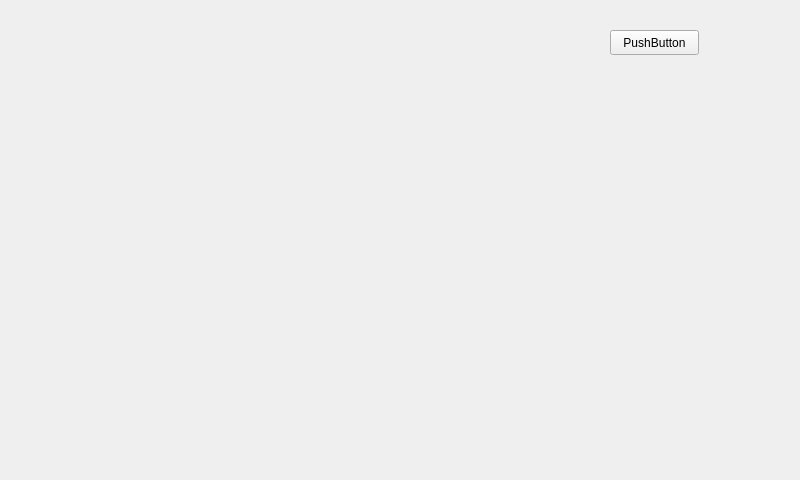
<?xml version="1.0" encoding="UTF-8"?>
<ui version="4.0">
 <class>MainWindow</class>
 <widget class="QMainWindow" name="MainWindow">
  <property name="geometry">
   <rect>
    <x>0</x>
    <y>0</y>
    <width>800</width>
    <height>480</height>
   </rect>
  </property>
  <property name="windowTitle">
   <string>MainWindow</string>
  </property>
  <widget class="QWidget" name="centralWidget">
   <widget class="QPushButton" name="pushButton">
    <property name="geometry">
     <rect>
      <x>610</x>
      <y>30</y>
      <width>89</width>
      <height>25</height>
     </rect>
    </property>
    <property name="text">
     <string>PushButton</string>
    </property>
   </widget>
  </widget>
 </widget>
 <layoutdefault spacing="6" margin="11"/>
 <resources/>
 <connections/>
</ui>
